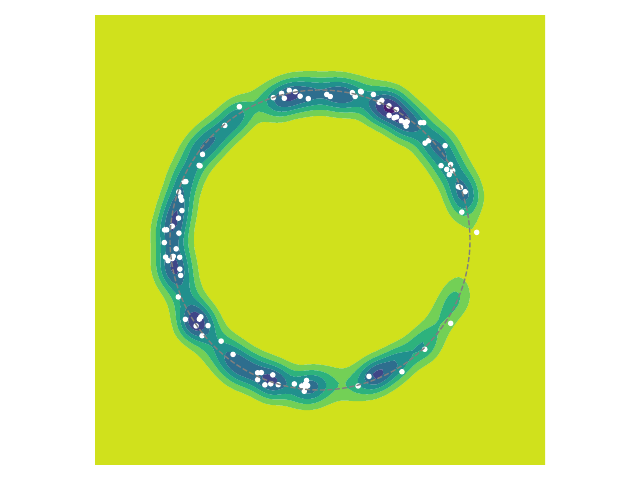

Generate this figure with Python:
""" Create the data and plot the figure for the circle scenario. """

import edo
import matplotlib.pyplot as plt
import numpy as np
import pandas as pd
from edo.distributions import Uniform
from scipy.stats import gaussian_kde


class RadiusUniform(Uniform):

    name = "RadiusUniform"
    param_limits = {"bounds": [0, 2]}


class AngleUniform(Uniform):

    name = "AngleUniform"
    param_limits = {"bounds": [-2 * np.pi, 2 * np.pi]}


def split_individual(individual):
    """ Separate the columns of an individual's dataframe. """

    df, metadata = individual
    names = [m.name for m in metadata]
    radii = df[names.index("RadiusUniform")]
    angles = df[names.index("AngleUniform")]

    return radii, angles


def fitness(individual):
    """ Determine the similarity of the dataset to the unit circle. """

    radii, angles = split_individual(individual)
    return angles.var() / (radii - 1).abs().max()


def run():
    """Run the EDO algorithm."""

    pop_histories, fit_histories = [], []
    for seed in range(5):

        families = [edo.Family(RadiusUniform), edo.Family(AngleUniform)]

        opt = edo.DataOptimiser(
            fitness,
            size=100,
            row_limits=[50, 100],
            col_limits=[(1, 1), (1, 1)],
            families=families,
            max_iter=30,
            best_prop=0.1,
            maximise=True,
        )

        pops, fits = opt.run(random_state=seed)

        fits["seed"] = seed
        pop_histories.append(pops)
        fit_histories.append(fits)

    return pop_histories, pd.concat(fit_histories)


def get_contour(pop_histories, fit_history, low, upp):
    """Get the 3D grid for the contour plot."""

    xs_list, ys_list = [], []
    for seed, history in enumerate(pop_histories):
        fit = fit_history[fit_history["seed"] == seed]
        upper_quantile = fit["fitness"].quantile(0.5)
        acceptable = fit[fit["fitness"] > upper_quantile][
            ["generation", "individual"]
        ]
        for _, (gen, ind) in acceptable.iterrows():

            individual = history[gen][ind]
            radii, angles = split_individual(individual)
            xs, ys = radii * np.cos(angles), radii * np.sin(angles)

            xs_list.extend(list(xs))
            ys_list.extend(list(ys))

    xmin, xmax = ymin, ymax = low, upp

    xs, ys = np.mgrid[xmin:xmax:100j, ymin:ymax:100j]
    positions = np.vstack([xs.ravel(), ys.ravel()])

    values = np.vstack([xs_list, ys_list])
    kernel = gaussian_kde(values)

    zs = np.reshape(kernel(positions).T, xs.shape)

    return xs, ys, zs


def make_plot(pop_histories, fit_history, xs, ys, zs, low, upp):
    """Plot the contour and scatter the best individual."""

    _, ax = plt.subplots(dpi=300)

    ax.contourf(xs, ys, zs, cmap="viridis_r")

    best_idx = fit_history["fitness"].idxmax()
    seed, gen, ind = fit_history[["seed", "generation", "individual"]].iloc[
        best_idx, :
    ]
    best = pop_histories[seed][gen][ind]

    radii, angles = split_individual(best)
    best_xs, best_ys = radii * np.cos(angles), radii * np.sin(angles)

    ax.scatter(best_xs, best_ys, color="white", marker=".")

    circle = plt.Circle((0, 0), 1, fill=False, linestyle="--", color="tab:gray")
    ax.add_artist(circle)

    ax.set(
        xlim=(low, upp),
        ylim=(low, upp),
        aspect="equal",
    )
    ax.axis("off")

    plt.tight_layout()
    plt.savefig("main.pdf", transparent=True)


def main():
    """The main script."""

    print("Running EDO...")
    low, upp = -1.5, 1.5
    pop_histories, fit_history = run()
    print("Getting contour...")
    xs, ys, zs = get_contour(pop_histories, fit_history, low, upp)
    print("Making plot...")
    make_plot(pop_histories, fit_history, xs, ys, zs, low, upp)


if __name__ == "__main__":
    main()
